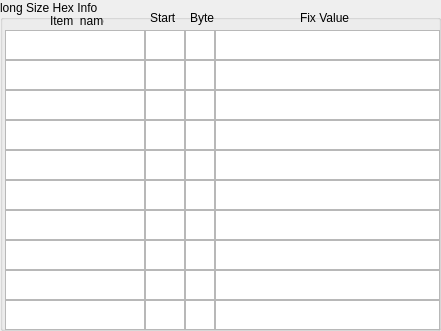
    <widget class="QGroupBox" name="groupBox_17">
     <property name="geometry">
      <rect>
       <x>0</x>
       <y>220</y>
       <width>441</width>
       <height>331</height>
      </rect>
     </property>
     <property name="title">
      <string>long Size Hex Info</string>
     </property>
     <widget class="QTextEdit" name="AF_info12">
      <property name="geometry">
       <rect>
        <x>145</x>
        <y>30</y>
        <width>40</width>
        <height>30</height>
       </rect>
      </property>
     </widget>
     <widget class="QTextEdit" name="AF_info11">
      <property name="geometry">
       <rect>
        <x>5</x>
        <y>30</y>
        <width>140</width>
        <height>30</height>
       </rect>
      </property>
      <property name="html">
       <string>&lt;!DOCTYPE HTML PUBLIC &quot;-//W3C//DTD HTML 4.0//EN&quot; &quot;http://www.w3.org/TR/REC-html40/strict.dtd&quot;&gt;
&lt;html&gt;&lt;head&gt;&lt;meta name=&quot;qrichtext&quot; content=&quot;1&quot; /&gt;&lt;style type=&quot;text/css&quot;&gt;
p, li { white-space: pre-wrap; }
&lt;/style&gt;&lt;/head&gt;&lt;body style=&quot; font-family:'SimSun'; font-size:9pt; font-weight:400; font-style:normal;&quot;&gt;
&lt;p style=&quot;-qt-paragraph-type:empty; margin-top:0px; margin-bottom:0px; margin-left:0px; margin-right:0px; -qt-block-indent:0; text-indent:0px;&quot;&gt;&lt;br /&gt;&lt;/p&gt;&lt;/body&gt;&lt;/html&gt;</string>
      </property>
     </widget>
     <widget class="QLabel" name="label_111">
      <property name="geometry">
       <rect>
        <x>50</x>
        <y>15</y>
        <width>54</width>
        <height>12</height>
       </rect>
      </property>
      <property name="text">
       <string>Item_name</string>
      </property>
     </widget>
     <widget class="QTextEdit" name="AF_info14">
      <property name="geometry">
       <rect>
        <x>215</x>
        <y>30</y>
        <width>225</width>
        <height>30</height>
       </rect>
      </property>
     </widget>
     <widget class="QTextEdit" name="AF_info13">
      <property name="geometry">
       <rect>
        <x>185</x>
        <y>30</y>
        <width>30</width>
        <height>30</height>
       </rect>
      </property>
     </widget>
     <widget class="QLabel" name="label_118">
      <property name="geometry">
       <rect>
        <x>150</x>
        <y>10</y>
        <width>31</width>
        <height>16</height>
       </rect>
      </property>
      <property name="text">
       <string>Start</string>
      </property>
     </widget>
     <widget class="QLabel" name="label_119">
      <property name="geometry">
       <rect>
        <x>190</x>
        <y>10</y>
        <width>31</width>
        <height>16</height>
       </rect>
      </property>
      <property name="text">
       <string>Byte</string>
      </property>
     </widget>
     <widget class="QLabel" name="label_120">
      <property name="geometry">
       <rect>
        <x>300</x>
        <y>10</y>
        <width>61</width>
        <height>16</height>
       </rect>
      </property>
      <property name="text">
       <string>Fix Value</string>
      </property>
     </widget>
     <widget class="QTextEdit" name="AF_info21">
      <property name="geometry">
       <rect>
        <x>5</x>
        <y>60</y>
        <width>140</width>
        <height>30</height>
       </rect>
      </property>
      <property name="html">
       <string>&lt;!DOCTYPE HTML PUBLIC &quot;-//W3C//DTD HTML 4.0//EN&quot; &quot;http://www.w3.org/TR/REC-html40/strict.dtd&quot;&gt;
&lt;html&gt;&lt;head&gt;&lt;meta name=&quot;qrichtext&quot; content=&quot;1&quot; /&gt;&lt;style type=&quot;text/css&quot;&gt;
p, li { white-space: pre-wrap; }
&lt;/style&gt;&lt;/head&gt;&lt;body style=&quot; font-family:'SimSun'; font-size:9pt; font-weight:400; font-style:normal;&quot;&gt;
&lt;p style=&quot;-qt-paragraph-type:empty; margin-top:0px; margin-bottom:0px; margin-left:0px; margin-right:0px; -qt-block-indent:0; text-indent:0px;&quot;&gt;&lt;br /&gt;&lt;/p&gt;&lt;/body&gt;&lt;/html&gt;</string>
      </property>
     </widget>
     <widget class="QTextEdit" name="AF_info23">
      <property name="geometry">
       <rect>
        <x>185</x>
        <y>60</y>
        <width>30</width>
        <height>30</height>
       </rect>
      </property>
     </widget>
     <widget class="QTextEdit" name="AF_info24">
      <property name="geometry">
       <rect>
        <x>215</x>
        <y>60</y>
        <width>225</width>
        <height>30</height>
       </rect>
      </property>
     </widget>
     <widget class="QTextEdit" name="AF_info22">
      <property name="geometry">
       <rect>
        <x>145</x>
        <y>60</y>
        <width>40</width>
        <height>30</height>
       </rect>
      </property>
     </widget>
     <widget class="QTextEdit" name="AF_info31">
      <property name="geometry">
       <rect>
        <x>5</x>
        <y>90</y>
        <width>140</width>
        <height>30</height>
       </rect>
      </property>
      <property name="html">
       <string>&lt;!DOCTYPE HTML PUBLIC &quot;-//W3C//DTD HTML 4.0//EN&quot; &quot;http://www.w3.org/TR/REC-html40/strict.dtd&quot;&gt;
&lt;html&gt;&lt;head&gt;&lt;meta name=&quot;qrichtext&quot; content=&quot;1&quot; /&gt;&lt;style type=&quot;text/css&quot;&gt;
p, li { white-space: pre-wrap; }
&lt;/style&gt;&lt;/head&gt;&lt;body style=&quot; font-family:'SimSun'; font-size:9pt; font-weight:400; font-style:normal;&quot;&gt;
&lt;p style=&quot;-qt-paragraph-type:empty; margin-top:0px; margin-bottom:0px; margin-left:0px; margin-right:0px; -qt-block-indent:0; text-indent:0px;&quot;&gt;&lt;br /&gt;&lt;/p&gt;&lt;/body&gt;&lt;/html&gt;</string>
      </property>
     </widget>
     <widget class="QTextEdit" name="AF_info33">
      <property name="geometry">
       <rect>
        <x>185</x>
        <y>90</y>
        <width>30</width>
        <height>30</height>
       </rect>
      </property>
     </widget>
     <widget class="QTextEdit" name="AF_info34">
      <property name="geometry">
       <rect>
        <x>215</x>
        <y>90</y>
        <width>225</width>
        <height>30</height>
       </rect>
      </property>
     </widget>
     <widget class="QTextEdit" name="AF_info32">
      <property name="geometry">
       <rect>
        <x>145</x>
        <y>90</y>
        <width>40</width>
        <height>30</height>
       </rect>
      </property>
     </widget>
     <widget class="QTextEdit" name="AF_info41">
      <property name="geometry">
       <rect>
        <x>5</x>
        <y>120</y>
        <width>140</width>
        <height>30</height>
       </rect>
      </property>
      <property name="html">
       <string>&lt;!DOCTYPE HTML PUBLIC &quot;-//W3C//DTD HTML 4.0//EN&quot; &quot;http://www.w3.org/TR/REC-html40/strict.dtd&quot;&gt;
&lt;html&gt;&lt;head&gt;&lt;meta name=&quot;qrichtext&quot; content=&quot;1&quot; /&gt;&lt;style type=&quot;text/css&quot;&gt;
p, li { white-space: pre-wrap; }
&lt;/style&gt;&lt;/head&gt;&lt;body style=&quot; font-family:'SimSun'; font-size:9pt; font-weight:400; font-style:normal;&quot;&gt;
&lt;p style=&quot;-qt-paragraph-type:empty; margin-top:0px; margin-bottom:0px; margin-left:0px; margin-right:0px; -qt-block-indent:0; text-indent:0px;&quot;&gt;&lt;br /&gt;&lt;/p&gt;&lt;/body&gt;&lt;/html&gt;</string>
      </property>
     </widget>
     <widget class="QTextEdit" name="AF_info43">
      <property name="geometry">
       <rect>
        <x>185</x>
        <y>120</y>
        <width>30</width>
        <height>30</height>
       </rect>
      </property>
     </widget>
     <widget class="QTextEdit" name="AF_info44">
      <property name="geometry">
       <rect>
        <x>215</x>
        <y>120</y>
        <width>225</width>
        <height>30</height>
       </rect>
      </property>
     </widget>
     <widget class="QTextEdit" name="AF_info42">
      <property name="geometry">
       <rect>
        <x>145</x>
        <y>120</y>
        <width>40</width>
        <height>30</height>
       </rect>
      </property>
     </widget>
     <widget class="QTextEdit" name="AF_info51">
      <property name="geometry">
       <rect>
        <x>5</x>
        <y>150</y>
        <width>140</width>
        <height>30</height>
       </rect>
      </property>
      <property name="html">
       <string>&lt;!DOCTYPE HTML PUBLIC &quot;-//W3C//DTD HTML 4.0//EN&quot; &quot;http://www.w3.org/TR/REC-html40/strict.dtd&quot;&gt;
&lt;html&gt;&lt;head&gt;&lt;meta name=&quot;qrichtext&quot; content=&quot;1&quot; /&gt;&lt;style type=&quot;text/css&quot;&gt;
p, li { white-space: pre-wrap; }
&lt;/style&gt;&lt;/head&gt;&lt;body style=&quot; font-family:'SimSun'; font-size:9pt; font-weight:400; font-style:normal;&quot;&gt;
&lt;p style=&quot;-qt-paragraph-type:empty; margin-top:0px; margin-bottom:0px; margin-left:0px; margin-right:0px; -qt-block-indent:0; text-indent:0px;&quot;&gt;&lt;br /&gt;&lt;/p&gt;&lt;/body&gt;&lt;/html&gt;</string>
      </property>
     </widget>
     <widget class="QTextEdit" name="AF_info53">
      <property name="geometry">
       <rect>
        <x>185</x>
        <y>150</y>
        <width>30</width>
        <height>30</height>
       </rect>
      </property>
     </widget>
     <widget class="QTextEdit" name="AF_info54">
      <property name="geometry">
       <rect>
        <x>215</x>
        <y>150</y>
        <width>225</width>
        <height>30</height>
       </rect>
      </property>
     </widget>
     <widget class="QTextEdit" name="AF_info52">
      <property name="geometry">
       <rect>
        <x>145</x>
        <y>150</y>
        <width>40</width>
        <height>30</height>
       </rect>
      </property>
     </widget>
     <widget class="QTextEdit" name="AF_info61">
      <property name="geometry">
       <rect>
        <x>5</x>
        <y>180</y>
        <width>140</width>
        <height>30</height>
       </rect>
      </property>
      <property name="html">
       <string>&lt;!DOCTYPE HTML PUBLIC &quot;-//W3C//DTD HTML 4.0//EN&quot; &quot;http://www.w3.org/TR/REC-html40/strict.dtd&quot;&gt;
&lt;html&gt;&lt;head&gt;&lt;meta name=&quot;qrichtext&quot; content=&quot;1&quot; /&gt;&lt;style type=&quot;text/css&quot;&gt;
p, li { white-space: pre-wrap; }
&lt;/style&gt;&lt;/head&gt;&lt;body style=&quot; font-family:'SimSun'; font-size:9pt; font-weight:400; font-style:normal;&quot;&gt;
&lt;p style=&quot;-qt-paragraph-type:empty; margin-top:0px; margin-bottom:0px; margin-left:0px; margin-right:0px; -qt-block-indent:0; text-indent:0px;&quot;&gt;&lt;br /&gt;&lt;/p&gt;&lt;/body&gt;&lt;/html&gt;</string>
      </property>
     </widget>
     <widget class="QTextEdit" name="AF_info63">
      <property name="geometry">
       <rect>
        <x>185</x>
        <y>180</y>
        <width>30</width>
        <height>30</height>
       </rect>
      </property>
     </widget>
     <widget class="QTextEdit" name="AF_info64">
      <property name="geometry">
       <rect>
        <x>215</x>
        <y>180</y>
        <width>225</width>
        <height>30</height>
       </rect>
      </property>
     </widget>
     <widget class="QTextEdit" name="AF_info62">
      <property name="geometry">
       <rect>
        <x>145</x>
        <y>180</y>
        <width>40</width>
        <height>30</height>
       </rect>
      </property>
     </widget>
     <widget class="QTextEdit" name="AF_info71">
      <property name="geometry">
       <rect>
        <x>5</x>
        <y>210</y>
        <width>140</width>
        <height>30</height>
       </rect>
      </property>
      <property name="html">
       <string>&lt;!DOCTYPE HTML PUBLIC &quot;-//W3C//DTD HTML 4.0//EN&quot; &quot;http://www.w3.org/TR/REC-html40/strict.dtd&quot;&gt;
&lt;html&gt;&lt;head&gt;&lt;meta name=&quot;qrichtext&quot; content=&quot;1&quot; /&gt;&lt;style type=&quot;text/css&quot;&gt;
p, li { white-space: pre-wrap; }
&lt;/style&gt;&lt;/head&gt;&lt;body style=&quot; font-family:'SimSun'; font-size:9pt; font-weight:400; font-style:normal;&quot;&gt;
&lt;p style=&quot;-qt-paragraph-type:empty; margin-top:0px; margin-bottom:0px; margin-left:0px; margin-right:0px; -qt-block-indent:0; text-indent:0px;&quot;&gt;&lt;br /&gt;&lt;/p&gt;&lt;/body&gt;&lt;/html&gt;</string>
      </property>
     </widget>
     <widget class="QTextEdit" name="AF_info73">
      <property name="geometry">
       <rect>
        <x>185</x>
        <y>210</y>
        <width>30</width>
        <height>30</height>
       </rect>
      </property>
     </widget>
     <widget class="QTextEdit" name="AF_info74">
      <property name="geometry">
       <rect>
        <x>215</x>
        <y>210</y>
        <width>225</width>
        <height>30</height>
       </rect>
      </property>
     </widget>
     <widget class="QTextEdit" name="AF_info72">
      <property name="geometry">
       <rect>
        <x>145</x>
        <y>210</y>
        <width>40</width>
        <height>30</height>
       </rect>
      </property>
     </widget>
     <widget class="QTextEdit" name="AF_info81">
      <property name="geometry">
       <rect>
        <x>5</x>
        <y>240</y>
        <width>140</width>
        <height>30</height>
       </rect>
      </property>
      <property name="html">
       <string>&lt;!DOCTYPE HTML PUBLIC &quot;-//W3C//DTD HTML 4.0//EN&quot; &quot;http://www.w3.org/TR/REC-html40/strict.dtd&quot;&gt;
&lt;html&gt;&lt;head&gt;&lt;meta name=&quot;qrichtext&quot; content=&quot;1&quot; /&gt;&lt;style type=&quot;text/css&quot;&gt;
p, li { white-space: pre-wrap; }
&lt;/style&gt;&lt;/head&gt;&lt;body style=&quot; font-family:'SimSun'; font-size:9pt; font-weight:400; font-style:normal;&quot;&gt;
&lt;p style=&quot;-qt-paragraph-type:empty; margin-top:0px; margin-bottom:0px; margin-left:0px; margin-right:0px; -qt-block-indent:0; text-indent:0px;&quot;&gt;&lt;br /&gt;&lt;/p&gt;&lt;/body&gt;&lt;/html&gt;</string>
      </property>
     </widget>
     <widget class="QTextEdit" name="AF_info83">
      <property name="geometry">
       <rect>
        <x>185</x>
        <y>240</y>
        <width>30</width>
        <height>30</height>
       </rect>
      </property>
     </widget>
     <widget class="QTextEdit" name="AF_info84">
      <property name="geometry">
       <rect>
        <x>215</x>
        <y>240</y>
        <width>225</width>
        <height>30</height>
       </rect>
      </property>
     </widget>
     <widget class="QTextEdit" name="AF_info82">
      <property name="geometry">
       <rect>
        <x>145</x>
        <y>240</y>
        <width>40</width>
        <height>30</height>
       </rect>
      </property>
     </widget>
     <widget class="QTextEdit" name="AF_info91">
      <property name="geometry">
       <rect>
        <x>5</x>
        <y>270</y>
        <width>140</width>
        <height>30</height>
       </rect>
      </property>
      <property name="html">
       <string>&lt;!DOCTYPE HTML PUBLIC &quot;-//W3C//DTD HTML 4.0//EN&quot; &quot;http://www.w3.org/TR/REC-html40/strict.dtd&quot;&gt;
&lt;html&gt;&lt;head&gt;&lt;meta name=&quot;qrichtext&quot; content=&quot;1&quot; /&gt;&lt;style type=&quot;text/css&quot;&gt;
p, li { white-space: pre-wrap; }
&lt;/style&gt;&lt;/head&gt;&lt;body style=&quot; font-family:'SimSun'; font-size:9pt; font-weight:400; font-style:normal;&quot;&gt;
&lt;p style=&quot;-qt-paragraph-type:empty; margin-top:0px; margin-bottom:0px; margin-left:0px; margin-right:0px; -qt-block-indent:0; text-indent:0px;&quot;&gt;&lt;br /&gt;&lt;/p&gt;&lt;/body&gt;&lt;/html&gt;</string>
      </property>
     </widget>
     <widget class="QTextEdit" name="AF_info93">
      <property name="geometry">
       <rect>
        <x>185</x>
        <y>270</y>
        <width>30</width>
        <height>30</height>
       </rect>
      </property>
     </widget>
     <widget class="QTextEdit" name="AF_info94">
      <property name="geometry">
       <rect>
        <x>215</x>
        <y>270</y>
        <width>225</width>
        <height>30</height>
       </rect>
      </property>
     </widget>
     <widget class="QTextEdit" name="AF_info92">
      <property name="geometry">
       <rect>
        <x>145</x>
        <y>270</y>
        <width>40</width>
        <height>30</height>
       </rect>
      </property>
     </widget>
     <widget class="QTextEdit" name="AF_info101">
      <property name="geometry">
       <rect>
        <x>5</x>
        <y>300</y>
        <width>140</width>
        <height>30</height>
       </rect>
      </property>
      <property name="html">
       <string>&lt;!DOCTYPE HTML PUBLIC &quot;-//W3C//DTD HTML 4.0//EN&quot; &quot;http://www.w3.org/TR/REC-html40/strict.dtd&quot;&gt;
&lt;html&gt;&lt;head&gt;&lt;meta name=&quot;qrichtext&quot; content=&quot;1&quot; /&gt;&lt;style type=&quot;text/css&quot;&gt;
p, li { white-space: pre-wrap; }
&lt;/style&gt;&lt;/head&gt;&lt;body style=&quot; font-family:'SimSun'; font-size:9pt; font-weight:400; font-style:normal;&quot;&gt;
&lt;p style=&quot;-qt-paragraph-type:empty; margin-top:0px; margin-bottom:0px; margin-left:0px; margin-right:0px; -qt-block-indent:0; text-indent:0px;&quot;&gt;&lt;br /&gt;&lt;/p&gt;&lt;/body&gt;&lt;/html&gt;</string>
      </property>
     </widget>
     <widget class="QTextEdit" name="AF_info103">
      <property name="geometry">
       <rect>
        <x>185</x>
        <y>300</y>
        <width>30</width>
        <height>30</height>
       </rect>
      </property>
     </widget>
     <widget class="QTextEdit" name="AF_info104">
      <property name="geometry">
       <rect>
        <x>215</x>
        <y>300</y>
        <width>225</width>
        <height>30</height>
       </rect>
      </property>
     </widget>
     <widget class="QTextEdit" name="AF_info102">
      <property name="geometry">
       <rect>
        <x>145</x>
        <y>300</y>
        <width>40</width>
        <height>30</height>
       </rect>
      </property>
     </widget>
    </widget>
